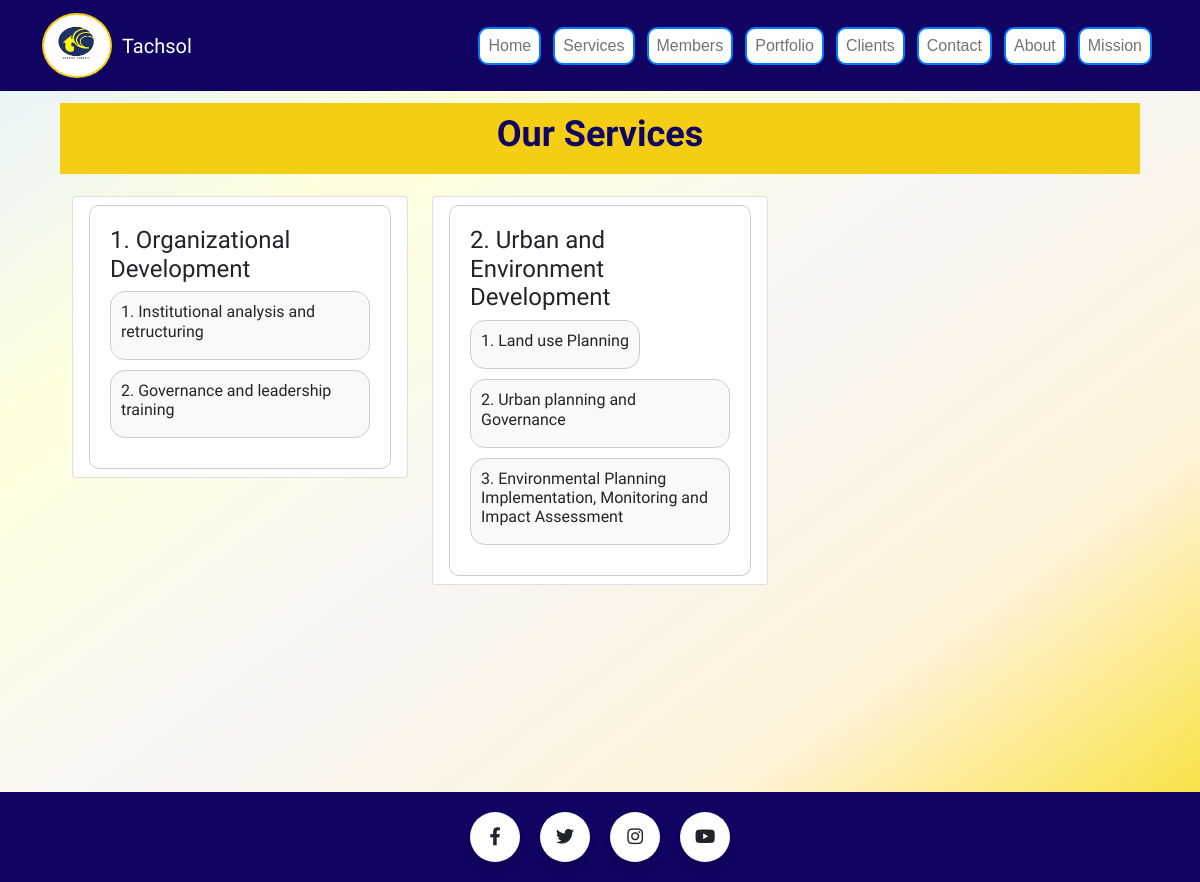
Page /mainapp/service/ on the earlier database version.
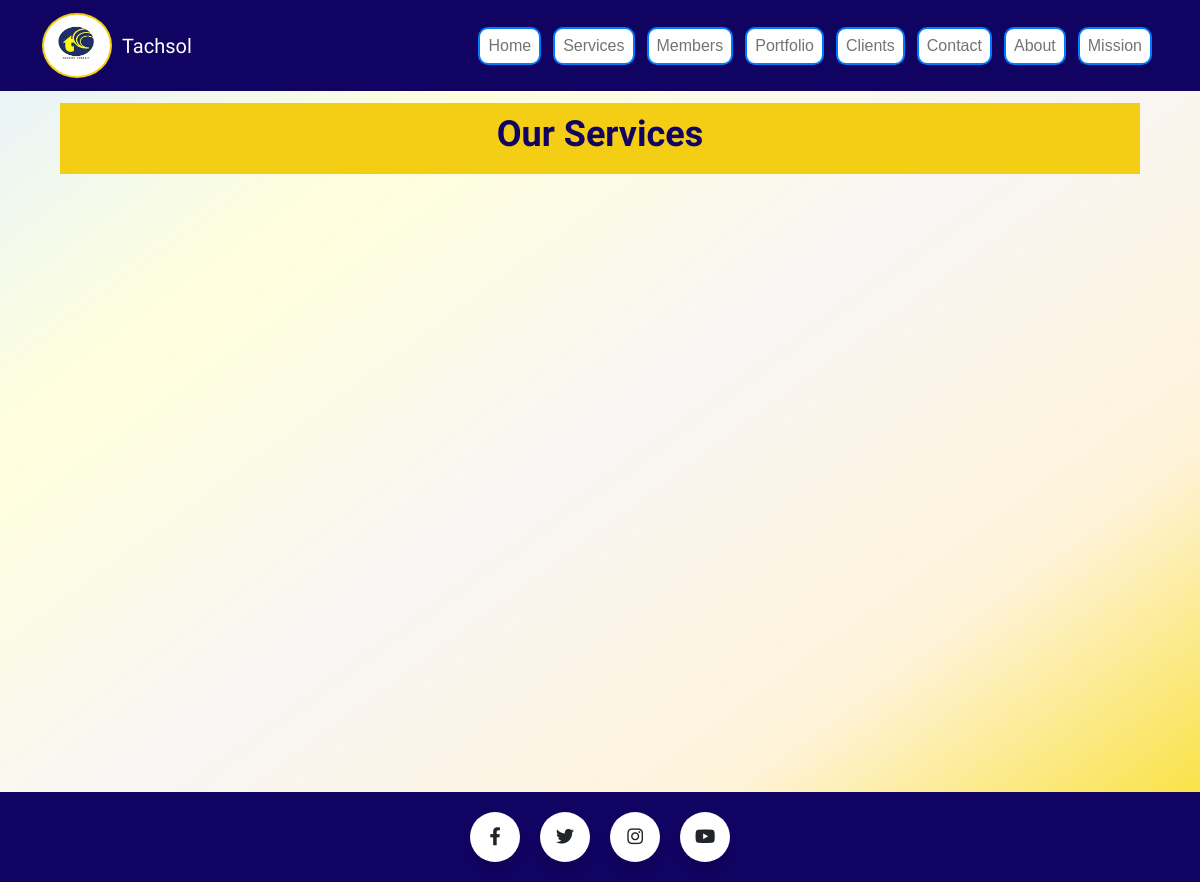
Same page on the later database version.
### mainapp/models.py (models this page shows, shortened)
class ScopeOfOperation(models.Model):
    name = models.CharField(max_length=100, blank=False, default='Human Resource Development, Training, and Facilitation')

class Services(models.Model):
    scope = models.ForeignKey(ScopeOfOperation, on_delete=models.CASCADE, related_name='services')
    activity = models.CharField(max_length=255, blank=False, default='Training Needs Assessment')
    description = models.TextField(max_length=255, blank=True, default='Short note about the activity')

### mainapp/views.py (the view)
# urls.py: path('service/', views.service, name="service"),
def service(request):
    scopes = ScopeOfOperation.objects.all()
    return render(request, 'mainapp/services.html', {'scopes': scopes})

### mainapp/templates/mainapp/services.html (shortened to what this page needs)
{% extends "mainapp/base.html" %}
{% block content %}
{% load static %}
<main>
    <section class="inner-banner">
        <div class="container">
            <div class="row align-items-center">
                <div class="col-md-12 text-center">
                    <h1>Our Services</h1>
                </div>
            </div>
        </div>
    </section>
    <div class="container custom-container">
        <div class="row">
            {% for scope in scopes %}
            <div class="col-lg-4 col-md-4 col-sm-6 mb-4">
                <ol class="list-group">
                    <li class="list-group-item custom-list-item">
                        <div class="scope-container">
                            <h4>{{ forloop.counter }}. {{ scope.name }}</h4>
                            <div class="row">
                                {% for service in scope.services.all %}
                                <div class="col-lg-12">
                                    <div class="service-item">
                                        <h6>{{ forloop.counter }}. {{ service.activity }}</h6>
                                    </div>
                                </div>
                                {% endfor %}
                            </div>
                        </div>
                    </li>
                </ol>
            </div>
            {% endfor %}
        </div>
    </div>
</main>
{% endblock %}

Differences in the rows shown:
removed ScopeOfOperation: name "Organizational Development"
removed Services: activity "Institutional analysis and retructuring", shown under "Organizational Development"
removed Services: activity "Governance and leadership training", shown under "Organizational Development"
removed ScopeOfOperation: name "Urban and Environment Development"
removed Services: activity "Land use Planning", shown under "Urban and Environment Development"
removed Services: activity "Urban planning and Governance", shown under "Urban and Environment Development"
removed Services: activity "Environmental Planning Implementation, Monitoring and Impact Assessment", shown under "Urban and Environment Development"
